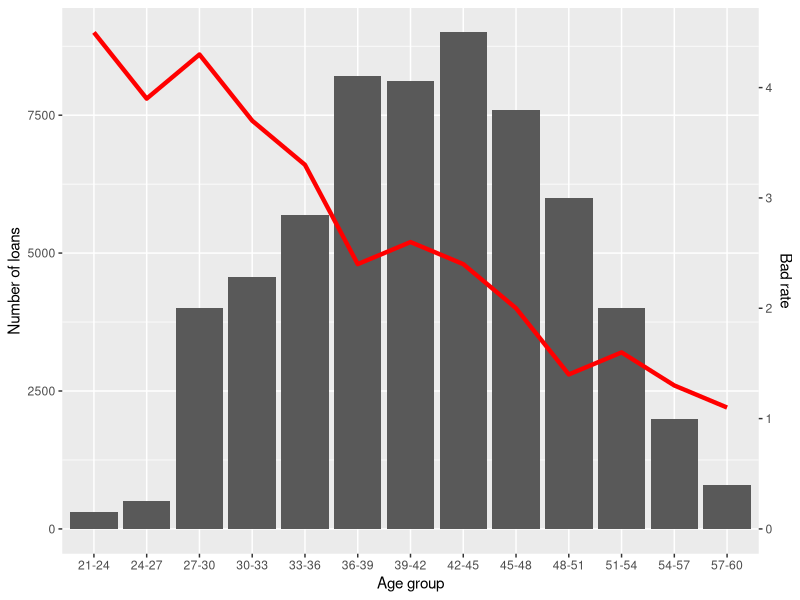

This chart was generated by the following R code:
# Plot a bar graph(x and y axes) and line graph(x and secondry y axes)

library(ggplot2)
dataset<-read.csv("dataset_lab1.csv",sep=",",header=TRUE)
gg<-ggplot(dataset,aes(x=Age.group,y=Number.of.loans,group=1))+
  geom_bar(stat="identity")+
  geom_line(aes(y=Bad.rate*2000),col="red",size=1.5)+
  scale_y_continuous(sec.axis = sec_axis(~./2000,name="Bad rate"))+
  labs(x="Age group",y="Number of loans")
